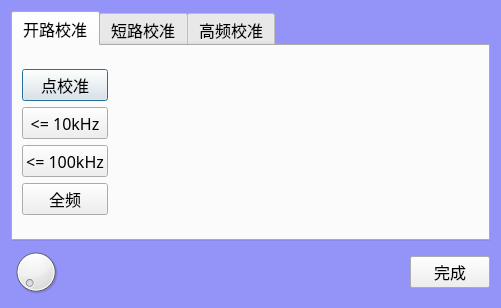
<?xml version="1.0" encoding="UTF-8"?>
<ui version="4.0">
 <class>cls6440Calibration</class>
 <widget class="QDialog" name="cls6440Calibration">
  <property name="geometry">
   <rect>
    <x>0</x>
    <y>0</y>
    <width>501</width>
    <height>308</height>
   </rect>
  </property>
  <property name="windowTitle">
   <string>仪表校准</string>
  </property>
  <property name="styleSheet">
   <string notr="true">QDialog
{
	background-color: rgb(148, 148, 248);
}</string>
  </property>
  <layout class="QVBoxLayout" name="verticalLayout">
   <item>
    <widget class="QTabWidget" name="tabCalibration">
     <property name="font">
      <font>
       <family>楷体</family>
       <pointsize>12</pointsize>
      </font>
     </property>
     <property name="currentIndex">
      <number>0</number>
     </property>
     <widget class="QWidget" name="tabOpen">
      <attribute name="title">
       <string>开路校准</string>
      </attribute>
      <layout class="QVBoxLayout" name="verticalLayout_3">
       <item>
        <layout class="QGridLayout" name="gridLayout" columnstretch="0,10">
         <item row="0" column="0">
          <widget class="QPushButton" name="btnOpenSpot">
           <property name="minimumSize">
            <size>
             <width>0</width>
             <height>32</height>
            </size>
           </property>
           <property name="font">
            <font>
             <family>楷体</family>
             <pointsize>12</pointsize>
            </font>
           </property>
           <property name="text">
            <string>点校准</string>
           </property>
          </widget>
         </item>
         <item row="0" column="1">
          <widget class="QLabel" name="lblOpenSpot">
           <property name="font">
            <font>
             <family>楷体</family>
             <pointsize>12</pointsize>
            </font>
           </property>
           <property name="text">
            <string/>
           </property>
          </widget>
         </item>
         <item row="1" column="0">
          <widget class="QPushButton" name="btnOpen10kHz">
           <property name="minimumSize">
            <size>
             <width>0</width>
             <height>32</height>
            </size>
           </property>
           <property name="font">
            <font>
             <family>楷体</family>
             <pointsize>12</pointsize>
            </font>
           </property>
           <property name="text">
            <string>&lt;= 10kHz</string>
           </property>
          </widget>
         </item>
         <item row="1" column="1">
          <widget class="QLabel" name="lblOpen10kHz">
           <property name="font">
            <font>
             <family>楷体</family>
             <pointsize>12</pointsize>
            </font>
           </property>
           <property name="text">
            <string/>
           </property>
          </widget>
         </item>
         <item row="2" column="0">
          <widget class="QPushButton" name="btnOpen100kHz">
           <property name="minimumSize">
            <size>
             <width>0</width>
             <height>32</height>
            </size>
           </property>
           <property name="font">
            <font>
             <family>楷体</family>
             <pointsize>12</pointsize>
            </font>
           </property>
           <property name="text">
            <string>&lt;= 100kHz</string>
           </property>
          </widget>
         </item>
         <item row="2" column="1">
          <widget class="QLabel" name="lblOpen100kHz">
           <property name="font">
            <font>
             <family>楷体</family>
             <pointsize>12</pointsize>
            </font>
           </property>
           <property name="text">
            <string/>
           </property>
          </widget>
         </item>
         <item row="3" column="0">
          <widget class="QPushButton" name="btnOpenAllFreq">
           <property name="minimumSize">
            <size>
             <width>0</width>
             <height>32</height>
            </size>
           </property>
           <property name="font">
            <font>
             <family>楷体</family>
             <pointsize>12</pointsize>
            </font>
           </property>
           <property name="text">
            <string>全频</string>
           </property>
          </widget>
         </item>
         <item row="3" column="1">
          <widget class="QLabel" name="lblOpenAllFreq">
           <property name="font">
            <font>
             <family>楷体</family>
             <pointsize>12</pointsize>
            </font>
           </property>
           <property name="text">
            <string/>
           </property>
          </widget>
         </item>
        </layout>
       </item>
      </layout>
     </widget>
     <widget class="QWidget" name="tabShort">
      <attribute name="title">
       <string>短路校准</string>
      </attribute>
      <layout class="QVBoxLayout" name="verticalLayout_4">
       <item>
        <layout class="QGridLayout" name="gridLayout_2" columnstretch="0,10">
         <item row="0" column="0">
          <widget class="QPushButton" name="btnShortSpot">
           <property name="minimumSize">
            <size>
             <width>0</width>
             <height>32</height>
            </size>
           </property>
           <property name="font">
            <font>
             <family>楷体</family>
             <pointsize>12</pointsize>
            </font>
           </property>
           <property name="text">
            <string>点校准</string>
           </property>
          </widget>
         </item>
         <item row="0" column="1">
          <widget class="QLabel" name="lblShortSpot">
           <property name="font">
            <font>
             <family>楷体</family>
             <pointsize>12</pointsize>
            </font>
           </property>
           <property name="text">
            <string/>
           </property>
          </widget>
         </item>
         <item row="1" column="0">
          <widget class="QPushButton" name="btnShort10kHz">
           <property name="minimumSize">
            <size>
             <width>0</width>
             <height>32</height>
            </size>
           </property>
           <property name="font">
            <font>
             <family>楷体</family>
             <pointsize>12</pointsize>
            </font>
           </property>
           <property name="text">
            <string>&lt;= 10kHz</string>
           </property>
          </widget>
         </item>
         <item row="1" column="1">
          <widget class="QLabel" name="lblShort10kHz">
           <property name="font">
            <font>
             <family>楷体</family>
             <pointsize>12</pointsize>
            </font>
           </property>
           <property name="text">
            <string/>
           </property>
          </widget>
         </item>
         <item row="2" column="0">
          <widget class="QPushButton" name="btnShort100kHZ">
           <property name="minimumSize">
            <size>
             <width>0</width>
             <height>32</height>
            </size>
           </property>
           <property name="font">
            <font>
             <family>楷体</family>
             <pointsize>12</pointsize>
            </font>
           </property>
           <property name="text">
            <string>&lt;= 100kHz</string>
           </property>
          </widget>
         </item>
         <item row="2" column="1">
          <widget class="QLabel" name="lblShort100kHz">
           <property name="font">
            <font>
             <family>楷体</family>
             <pointsize>12</pointsize>
            </font>
           </property>
           <property name="text">
            <string/>
           </property>
          </widget>
         </item>
         <item row="3" column="0">
          <widget class="QPushButton" name="btnShortAllFreq">
           <property name="minimumSize">
            <size>
             <width>0</width>
             <height>32</height>
            </size>
           </property>
           <property name="font">
            <font>
             <family>楷体</family>
             <pointsize>12</pointsize>
            </font>
           </property>
           <property name="text">
            <string>全频</string>
           </property>
          </widget>
         </item>
         <item row="3" column="1">
          <widget class="QLabel" name="lblShortAllFreq">
           <property name="font">
            <font>
             <family>楷体</family>
             <pointsize>12</pointsize>
            </font>
           </property>
           <property name="text">
            <string/>
           </property>
          </widget>
         </item>
        </layout>
       </item>
      </layout>
     </widget>
     <widget class="QWidget" name="tabHF">
      <attribute name="title">
       <string>高频校准</string>
      </attribute>
      <layout class="QVBoxLayout" name="verticalLayout_2">
       <item>
        <layout class="QGridLayout" name="gridLayout_3" columnstretch="0,10">
         <item row="0" column="0">
          <widget class="QPushButton" name="btnHF">
           <property name="minimumSize">
            <size>
             <width>0</width>
             <height>32</height>
            </size>
           </property>
           <property name="font">
            <font>
             <family>楷体</family>
             <pointsize>12</pointsize>
            </font>
           </property>
           <property name="text">
            <string>高频</string>
           </property>
          </widget>
         </item>
         <item row="0" column="1">
          <widget class="QLabel" name="lblHF">
           <property name="font">
            <font>
             <family>楷体</family>
             <pointsize>12</pointsize>
            </font>
           </property>
           <property name="text">
            <string/>
           </property>
          </widget>
         </item>
        </layout>
       </item>
      </layout>
     </widget>
    </widget>
   </item>
   <item>
    <layout class="QHBoxLayout" name="horizontalLayout">
     <item>
      <widget class="QDial" name="dial">
       <property name="minimumSize">
        <size>
         <width>50</width>
         <height>50</height>
        </size>
       </property>
       <property name="maximumSize">
        <size>
         <width>50</width>
         <height>50</height>
        </size>
       </property>
       <property name="minimum">
        <number>1</number>
       </property>
       <property name="maximum">
        <number>100</number>
       </property>
      </widget>
     </item>
     <item>
      <spacer name="horizontalSpacer">
       <property name="orientation">
        <enum>Qt::Horizontal</enum>
       </property>
       <property name="sizeHint" stdset="0">
        <size>
         <width>40</width>
         <height>20</height>
        </size>
       </property>
      </spacer>
     </item>
     <item>
      <widget class="QPushButton" name="btnClose">
       <property name="minimumSize">
        <size>
         <width>0</width>
         <height>32</height>
        </size>
       </property>
       <property name="font">
        <font>
         <family>楷体</family>
         <pointsize>12</pointsize>
        </font>
       </property>
       <property name="text">
        <string>完成</string>
       </property>
      </widget>
     </item>
    </layout>
   </item>
  </layout>
 </widget>
 <resources/>
 <connections/>
</ui>
